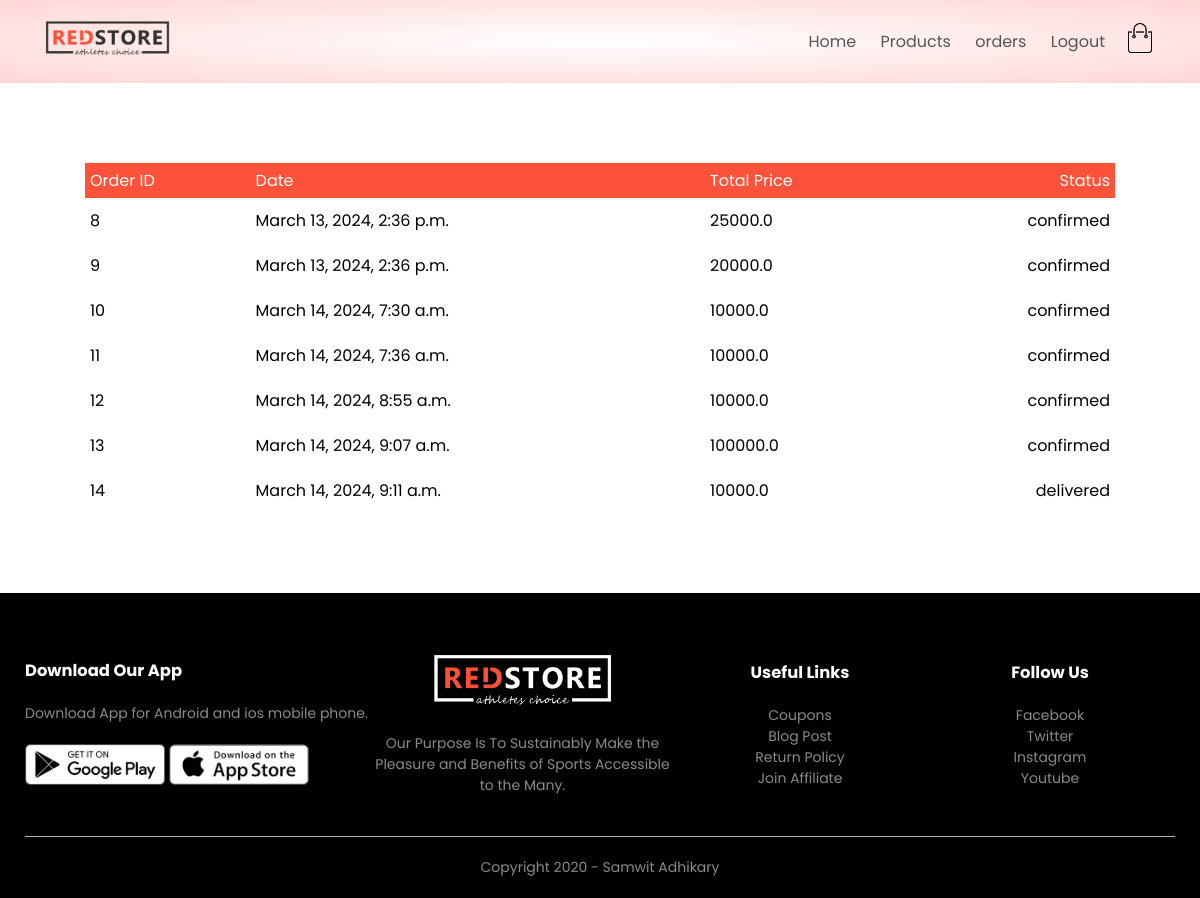
Screenshot of /order/orders (signed in) with the database file from the repository.
### orders/models.py (models this page shows, shortened)
class Order(models.Model):
    LIVE=1
    DELETE=0
    DELETE_CHOICES=((LIVE,'Live'),(DELETE,'Delete'))
    CART_STAGE=0
    ORDER_CONFIRMED=1
    ORDER_PROCESSED=2
    ORDER_DELIVERED=3
    ORDER_REJECTED=4
    STATUS_CHOICE=((ORDER_PROCESSED,"ORDER_PROCESSED"),
                    (ORDER_DELIVERED,"ORDER_DELIVERED"),
                    (ORDER_REJECTED,"ORDER_REJECTED"),
                    (ORDER_CONFIRMED,"ORDER_CONFIRMED")
                    )
    order_status=models.IntegerField(choices=STATUS_CHOICE,default=CART_STAGE)
    total_price=models.FloatField(default=0)
    owner=models.ForeignKey(Customer,on_delete=models.SET_NULL,null=True,related_name='orders')
    delete_status=models.IntegerField(choices=DELETE_CHOICES,default=LIVE)
    created_at=models.DateTimeField(auto_now_add=True)
    updated_at=models.DateTimeField(auto_now=True)

### orders/views.py (the view)
# urls.py: path('/orders', views.show_orders,name='orders'),
@login_required(login_url='account')
def show_orders(request):
    user=request.user
    customer=user.customer_profile
    all_orders=Order.objects.filter(owner=customer).exclude(order_status=Order.CART_STAGE)
    context={'orders':all_orders}
    return render(request,'orders.html',context)

### orders/templatetags/getstatus.py (called while the page is built)
@register.simple_tag(name='getstatus')
def getstatus(status):
    status=status-1
    status_array=['confirmed','pocessed','delivered','rejected']
    return status_array[status]

### templates/orders.html
{% extends 'blank_layout.html' %}
{% block content %}
{% if messages %}
    {% for message in messages %}
        {{ message }}
    {% endfor %}
{% else %}
{% include 'orders_container.html'  %}
{% endif %}
{% endblock content %}

### templates/orders_container.html
<div class="small-container cart-page">
    {% load getstatus %}
    {% if orders %}
    <table>
        <tbody><tr>
            <th>Order ID</th>
            <th>Date</th>
            <th>Total Price</th>
            <th>Status</th>
        </tr>
        {% for order in orders %}
        <tr>
            <td>{{ order.id }}</td>
            <td>{{ order.created_at }}</td>
            <td>{{ order.total_price }}</td>
            <td>{% getstatus order.order_status %}</td>
        </tr>
        {% endfor %}
    </tbody></table>
    {% else %}
    <p>No orders</p>
    {% endif %}
</div>

### static/css/style.css (style rules this page uses)
* { margin: 0; padding: 0; box-sizing: border-box; }
body { font-family: 'Poppins', sans-serif; }
.small-container { max-width: 1080px; margin: auto; padding-left: 25px; padding-right: 25px; }
.cart-page { margin: 80px auto; }
table { width: 100%; border-collapse: collapse; }
th { text-align: left; padding: 5px; color: #fff; background: #ff523b; font-weight: normal; }
td { padding: 10px 5px; }
td:last-child { text-align: right; }
th:last-child { text-align: right; }

### rows the page displays
Order: id "8", created_at "March 13, 2024, 2:36 p.m.", total_price "25000.0", order_status "confirmed"
Order: id "9", created_at "March 13, 2024, 2:36 p.m.", total_price "20000.0", order_status "confirmed"
Order: id "10", created_at "March 14, 2024, 7:30 a.m.", total_price "10000.0", order_status "confirmed"
Order: id "11", created_at "March 14, 2024, 7:36 a.m.", total_price "10000.0", order_status "confirmed"
Order: id "12", created_at "March 14, 2024, 8:55 a.m.", total_price "10000.0", order_status "confirmed"
Order: id "13", created_at "March 14, 2024, 9:07 a.m.", total_price "100000.0", order_status "confirmed"
Order: id "14", created_at "March 14, 2024, 9:11 a.m.", total_price "10000.0", order_status "delivered"
